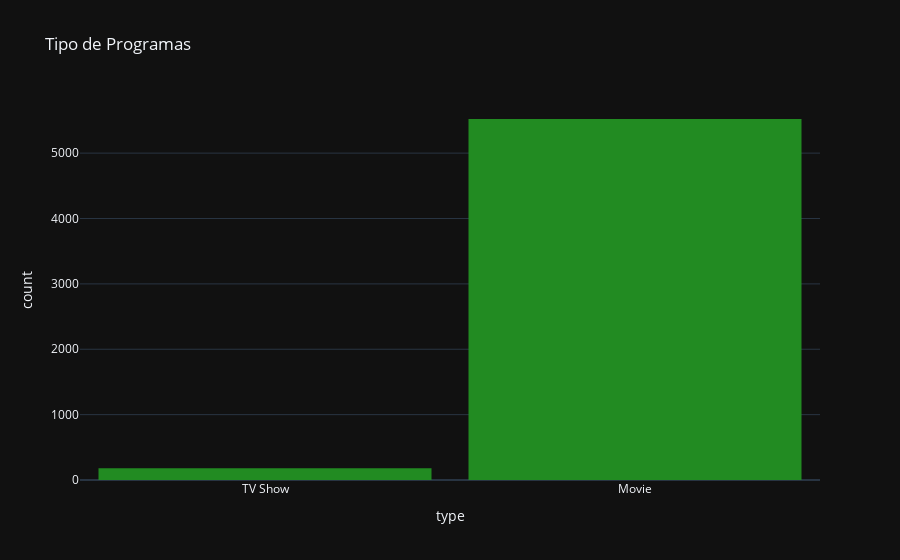

Notebook code for this chart:
### Markdown cell above
## 5.Analisis Exploratorio de Datos EDA

### Movies vs TV Shows

### Code cell
import plotly.express as px

fig=px.histogram(df,
		x='type',
		template='plotly_dark',
		color_discrete_sequence=['forestgreen', 'darkorange', 'gold', 'deeppink'],
		title='Tipo de Programas')
fig.update_layout(bargap=0.1)
fig.show()

### Figure 1 — Plotly figure (JSON) as saved in the notebook; plotly's stock layout.template omitted (floating-point values rounded to 4 significant figures; data arrays with more than 128 entries replaced by an {"elided": "..."} marker saying what was removed)
{"data": [{"alignmentgroup": "True", "bingroup": "x", "hovertemplate": "type=%{x}<br>count=%{y}<extra></extra>", "legendgroup": "", "marker": {"color": "forestgreen", "pattern": {"shape": ""}}, "name": "", "offsetgroup": "", "orientation": "v", "showlegend": false, "type": "histogram", "x": {"elided": "5700 str values"}, "xaxis": "x", "yaxis": "y"}], "layout": {"bargap": 0.1, "barmode": "relative", "legend": {"tracegroupgap": 0}, "title": {"text": "Tipo de Programas"}, "xaxis": {"anchor": "y", "domain": [0, 1], "title": {"text": "type"}}, "yaxis": {"anchor": "x", "domain": [0, 1], "title": {"text": "count"}}}}
